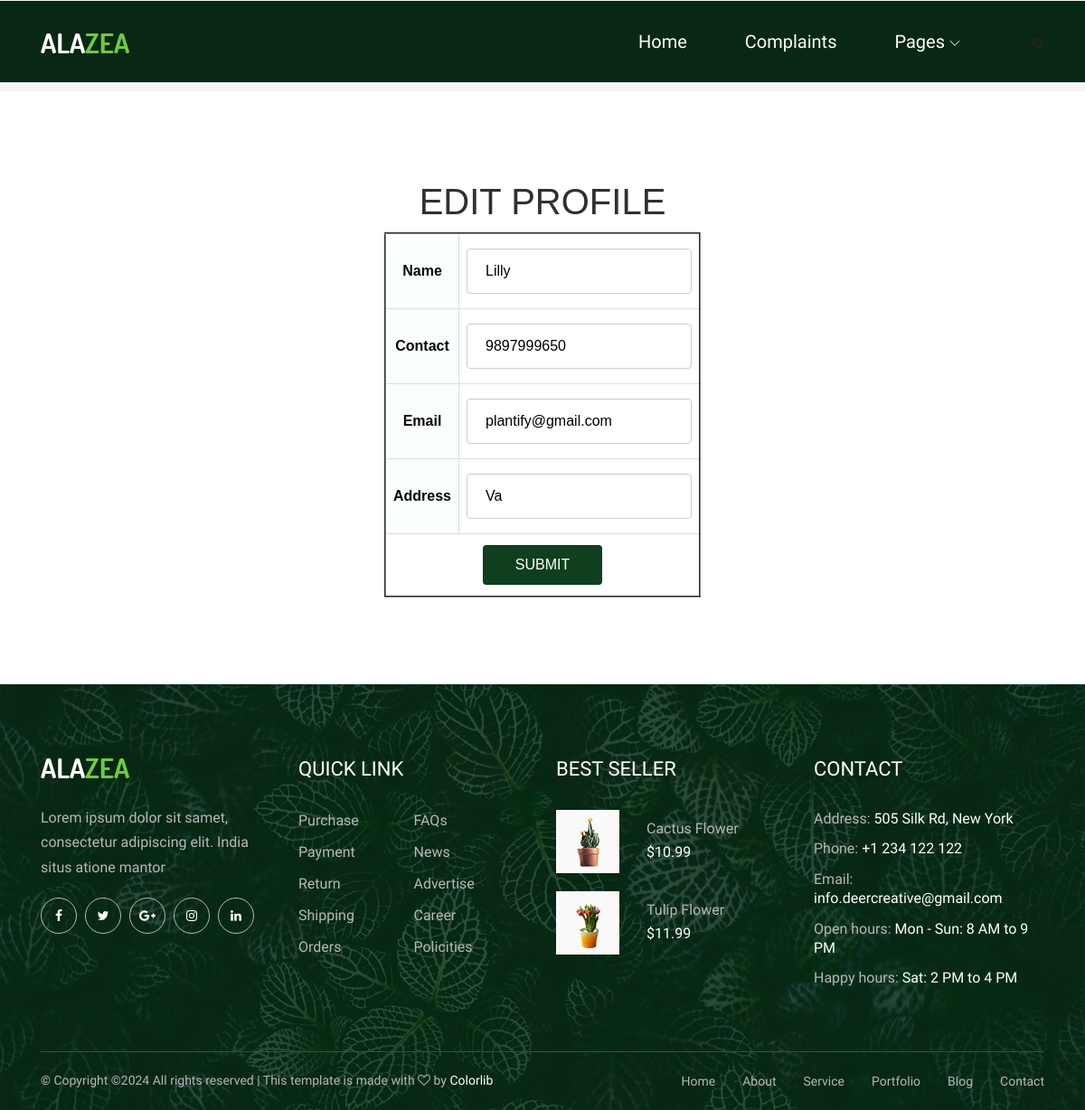
The app's page /Project/Shop/ShopEditProfile.php (signed in) with its own data.
### tables this page shows
CREATE TABLE `tbl_shop` (
  `shop_id` int(11) NOT NULL auto_increment,
  `shop_name` varchar(100) NOT NULL,
  `shop_contact` varchar(100) NOT NULL,
  `shop_email` varchar(100) NOT NULL,
  `shop_address` varchar(100) NOT NULL,
  `shop_photo` varchar(100) NOT NULL,
  `shop_proof` varchar(100) NOT NULL,
  `shop_password` varchar(100) NOT NULL,
  `place_id` int(100) NOT NULL,
  PRIMARY KEY  (`shop_id`)
);

### Project/Shop/ShopEditProfile.php (the view, shortened to what this page needs)
<?php
$sel="select * from tbl_shop where shop_id='".$_SESSION["shopid"]."'";
$data=mysql_query($sel);
$row=mysql_fetch_array($data);
?>
<?php
include('Head.php');
?>
<!DOCTYPE html PUBLIC "-//W3C//DTD XHTML 1.0 Transitional//EN" "http://www.w3.org/TR/xhtml1/DTD/xhtml1-transitional.dtd">
<html xmlns="http://www.w3.org/1999/xhtml">
<head>
</head>
<body>
<h1 align="center">EDIT PROFILE</h1>
<form method="post">
<table align="center" border="2">
<tr>
<th>Name</th>
<td><input type="text" name="sp_name" id="sp_name" value="<?php echo $row["shop_name"]?>" required="required" autocomplete="off" pattern="^[A-Z]+[A-Za-z ]*$"></td>
</tr>
<tr>
<th>Contact</th>
<td><input type="text" name="sp_contact" id="sp_contact" value="<?php echo $row["shop_contact"]?>"  required="required" autocomplete="off" pattern="[0-9]{10,10}"></td>
</tr>
<tr>
<th>Email</th>
<td><input type="email" name="sp_email" id="sp_email" value="<?php echo $row["shop_email"]?>" required="required" autocomplete="off"></td>
</tr>
<tr>
<th>Address</th>
<td><input type="text" name="sp_address" id="sp_address" value="<?php echo $row["shop_address"]?>" required="required" autocomplete="off"></td>
</tr>
<tr>
<td colspan="2" align="center"><input type="submit" name="btn" value="SUBMIT">
</td>
</tr>
</table>
</form>
</body>
<?php
include('Foot.php');
?>
</html>

### Project/Assets/Templates/form.css (style rules this page uses)
#tab td, #tab th { border: 1px solid #ddd; padding: 8px; color:rgb(19 73 37 / 94%); }
#tab th { padding-top: 12px; padding-bottom: 12px; text-align: center; background-color:rgba(250, 254, 252, 0.94); color: rgb(7, 7, 7); }
input[type=text],[type=password],[type=email],[type=date], select { width: 100%; padding: 12px 20px; margin: 8px 0; display: inline-block; border: 1px solid #ccc; border-radius: 4px; box-sizing: border-box; }
input[type=submit] { width: 40%; background-color: rgb(15 63 31); color: white; padding: 10px; margin: 4px 0; border: none; border-radius: 4px; cursor: pointer; }

### Project/Assets/Templates/User/css/classy-nav.css (style rules this page uses)
* { margin: 0; padding: 0; }
body { font-family: "Roboto", sans-serif; }

### records on screen
tbl_shop: sp_name "Lilly", sp_contact "9897999650", sp_email "plantify@gmail.com", sp_address "Va"
